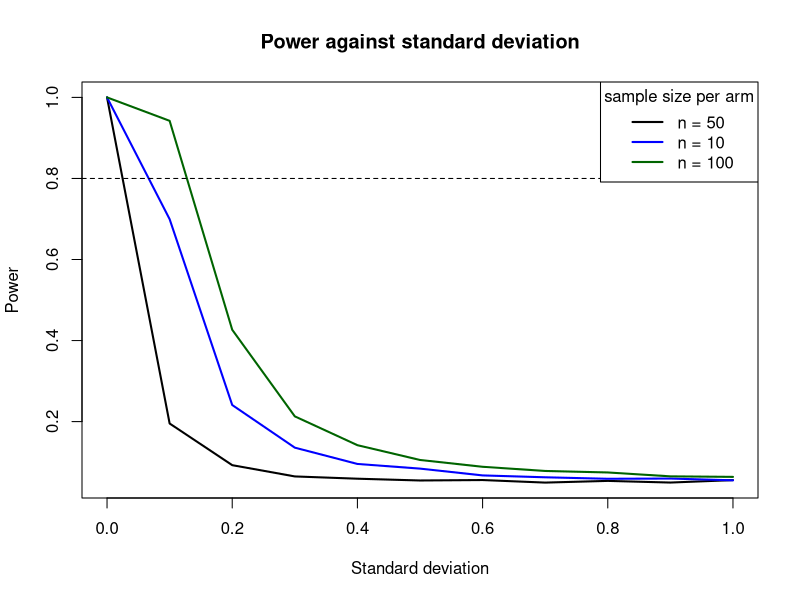
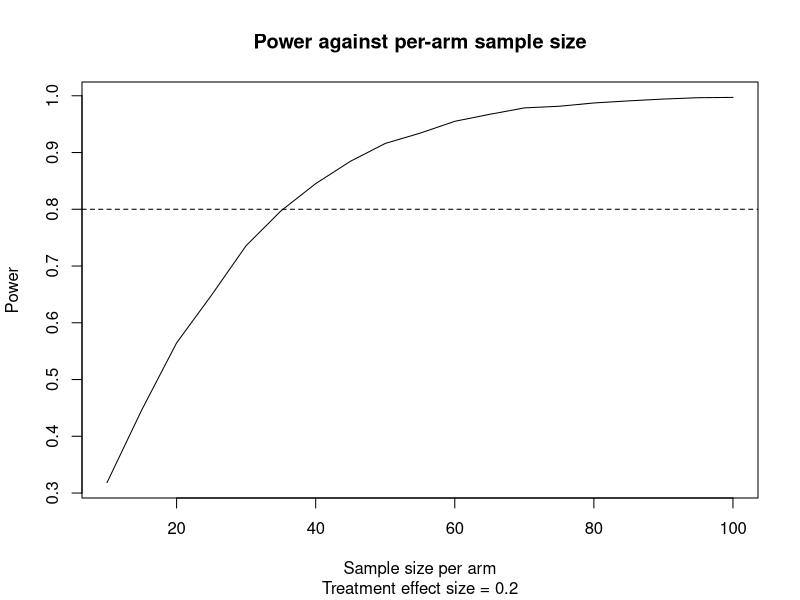

Write R code to recreate these figures, in order. (Note: this script raises an error after producing the figures.)
## ---- chunk 1
data_sim <- function(mu0, mu1, sd, n){
  # mu0, mu1: sample means for the two arms
  # sd: common standard deviation for the two arms
  # n: per-arm sample size 
  
  # simulate a vector of outcomes for each arm
  y_0 <- rnorm(n = n, mean = mu0, sd = sd)
  y_1 <- rnorm(n = n, mean = mu1, sd = sd)
  
  # sample mean outcome for each arm
  ybar_0 <- mean(y_0)
  ybar_1 <- mean(y_1)
  
  # sample mean difference (ie treatment effect for this sample)
  deltahat <- ybar_1 - ybar_0
  
  return(deltahat)
}
## ---- chunk 2
power_sim <- function(mu0, mu1, sd, n, nrep = 10000){
  # mu0, mu1: outcome means for each arm
  # sd: common standard deviation for outcomes
  # n: number of participants per arm
  # nrep: number of replicates when simulating vector of deltas 
  
  deltas <- replicate(nrep, data_sim(mu0, mu1, sd = sd, n))
  
  se <- sqrt(2 * sd^2 / n)
  z_scores <- deltas / se
  power <- mean(abs(z_scores) > qnorm(1 - 0.05 / 2))
  
  return(power)
}
## ---- chunk 3
power_sim(mu0 = 2, mu1 = 2.5, sd = 0.8, n = 100)

power_sim(mu0 = 2, mu1 = 2.1, sd = 0.1, n = 20)
## ---- chunk 4
sd_vals <- seq(0,1, by = 0.1)
n_vals <- c(10,50,100)

power_sd <- matrix(nrow = length(sd_vals), ncol = length(n_vals))

for (j in 1:length(n_vals)) { 
  for (i in 1:length(sd_vals)){
    
  power_sd[i,j] <- power_sim(mu0 = 2, mu1 = 2.05, sd = sd_vals[i], n = n_vals[j])
  
  }
}

plot(sd_vals, power_sd[,1], type = 'l', lwd = 2, 
     xlab = 'Standard deviation', ylab = 'Power', main = 'Power against standard deviation')
lines(sd_vals, power_sd[,2], lwd = 2, col = 'blue')
lines(sd_vals, power_sd[,3], lwd = 2, col = 'darkgreen')
abline(h = 0.8, lty = 2)

legend('topright', c('n = 50', 'n = 10', 'n = 100'), col = c('black', 'blue', 'darkgreen'), lwd = 2, title = 'sample size per arm')
## ---- chunk 5
n_vals <- seq(10,100, by = 5)
delta_vals <- c(0.01, 0.2, 0.5)
power_n <- numeric(length = length(n_vals))

for (i in 1:length(n_vals)) {
  power_n[i] <- power_sim(mu0 = 2, mu1 = 2.2, sd = 0.3, n = n_vals[i])
}

plot(n_vals, power_n, type = 'l',
     xlab = 'Sample size per arm', ylab = 'Power', main = 'Power against per-arm sample size',
     sub = 'Treatment effect size = 0.2')
abline(h = 0.8, lty =2)
## ---- chunk 6
n_vals <- seq(10,100, by = 5)
delta_vals <- c(0.01, 0.2, 0.5)

power_n <- matrix(nrow = length(delta_vals), ncol = length(n_vals))

for(j in 1:length(delta_vals)){
  delta = delta_vals[j]
  for (i in 1:length(n_vals)) {
    power_n[i, j] <- power_sim(mu0 = 2, mu1 = 2 + delta, sd = 0.3, n = n_vals[i])
  }
}

plot(n_vals, power_n, type = 'l',
     xlab = 'Sample size per arm', ylab = 'Power', main = 'Power against per-arm sample size',
     sub = 'Treatment effect size = 0.2')
abline(h = 0.8, lty =2)
## ---- chunk 7
delta_vals <- seq(0,2, by = 0.2)
power_10 <- numeric(length = length(delta_vals))
power_50 <- numeric(length = length(delta_vals))
power_100 <- numeric(length = length(delta_vals))

for (i in 1:length(delta_vals)) {
  mu1_i <- 2 + delta_vals[i]
  power_10[i] <- power_sim(mu0 = 2, mu1 = mu1_i, sd = 1, n = 10)
  power_50[i] <- power_sim(mu0 = 2, mu1 = mu1_i, sd = 1, n = 50)
  power_100[i] <- power_sim(mu0 = 2, mu1 = mu1_i, sd = 1, n = 100)
}

plot(delta_vals, power_50, type = 'l', lwd = 2, 
     xlab = 'Treatment effect size', ylab = 'Power', main = 'Power against treatment effect')
lines(delta_vals, power_10, col = 'blue', lwd = 2)
lines(delta_vals, power_100, col = 'darkgreen', lwd = 2)
abline(h = 0.8, lty = 2)

legend('bottomright', c('n = 50', 'n = 10', 'n = 100'), col = c('black', 'blue', 'darkgreen'), lwd = 2, title = 'sample size per arm')
## ---- chunk 8
data_sim_unequal <- function(mu0, mu1, sd, r, N){
  # mu0, mu1: sample means for the two arms
  # sd: common standard deviation for the two arms
  # N: total sample size (for both arms)
  
  n0 = round(N/(1+r))
  n1 = round((N*r)/(1+r))
  
  # simulate a vector of outcomes for each arm
  y_0 <- rnorm(n = n0, mean = mu0, sd = sd)
  y_1 <- rnorm(n = n1, mean = mu1, sd = sd)
  
  # sample mean outcome for each arm
  ybar_0 <- mean(y_0)
  ybar_1 <- mean(y_1)
  
  # sample mean difference (ie treatment effect for this sample)
  deltahat <- ybar_1 - ybar_0
  
  return(deltahat)
}

## ---- chunk 9
power_sim_unequal <- function(mu0, mu1, sd, r, N, nrep = 10000){
  # mu0, mu1: outcome means for each arm
  # sd: common standard deviation for outcomes
  # r: allocation ratio (assuming n0>n1)
  # N: total sample size
  # nrep: number of replicates when simulating vector of deltas 
  
  deltas <- replicate(nrep, data_sim_unequal(mu0, mu1, sd = sd, r, N))
  
  var <- sd^2
  se <- sqrt( ((1+r)*var/(N*r)) + ((1+r)*var/(N)) )
  
  z_scores <- deltas / se
  power <- mean(abs(z_scores) > qnorm(1 - 0.05 / 2))
  
  return(power)
}
## ---- chunk 10
# detectable effect size for passed parameters

allocs <- seq(1, 10, by = 1)
deltas <- numeric(length = length(allocs))

N <- 100
var <- 0.3^2

for(i in 1:length(allocs)){
  r <- allocs[i]
  deltas[i] <- sqrt( ((1+r)*var/(N*r)) + ((1+r)*var/(N)) ) * (qnorm(1-0.05/2)-qnorm(0.2))
  
}

plot(allocs, deltas, type = 'l', lwd = 2, xlab = 'Allocation ratio', ylab = 'Detecable effect size', main = 'Detectable effect size for different allocation ratios')
## ---- chunk 11
allocs <- seq(1, 10, by = 1)
power_alloc <- numeric(length = length(allocs))

for(i in 1:length(allocs)){
  power_alloc[i] <- power_sim_unequal(2, 2.2, 0.3, r = allocs[i], N = 100)
  
}

plot(allocs, power_alloc, type = 'l', lwd = 2, xlab = 'Allocation ratio', ylab = 'Power',
     main = 'Trial power against allocation ratio')
abline(h = 0.8, lty = 2)
